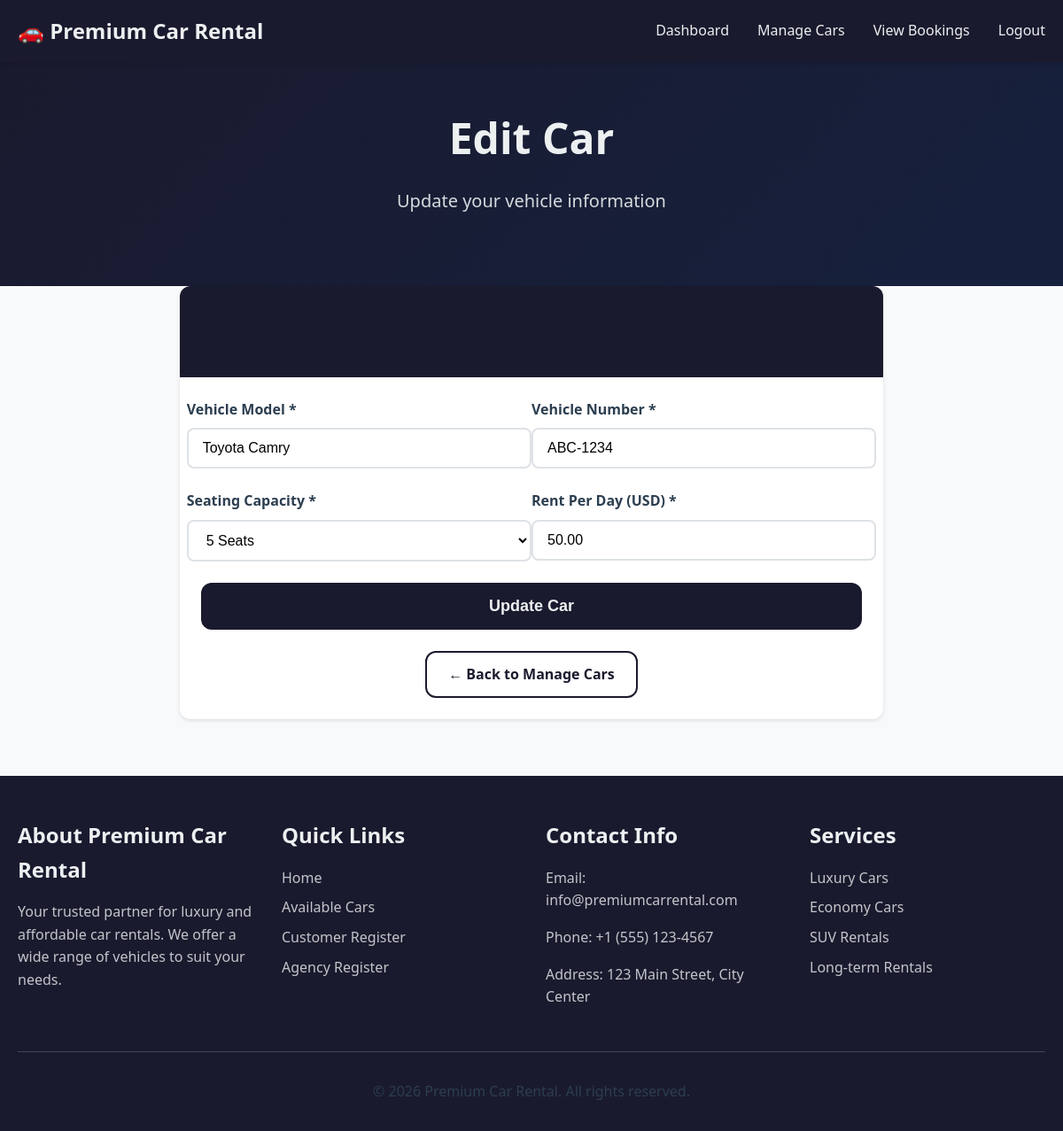
The page /views/auth/edit_car.php?id=1 (signed in) on the database its author committed.
### tables this page shows
CREATE TABLE IF NOT EXISTS cars (
    id INT AUTO_INCREMENT PRIMARY KEY,
    agency_id INT NOT NULL,
    vehicle_model VARCHAR(255) NOT NULL,
    vehicle_number VARCHAR(50) NOT NULL UNIQUE,
    seating_capacity INT NOT NULL,
    rent_per_day DECIMAL(10,2) NOT NULL,
    car_image VARCHAR(255) DEFAULT NULL,
    created_at TIMESTAMP DEFAULT CURRENT_TIMESTAMP,
    updated_at TIMESTAMP DEFAULT CURRENT_TIMESTAMP ON UPDATE CURRENT_TIMESTAMP,
    FOREIGN KEY (agency_id) REFERENCES users(id) ON DELETE CASCADE,
    INDEX idx_agency_id (agency_id),
    INDEX idx_vehicle_number (vehicle_number)
);

### models/Car.php (called while the page is built, shortened)
<?php
require_once '../config/database.php';
class Car {
    private $conn;
    private $table_name = "cars";
    public function __construct() {
        $database = new Database();
        $this->conn = $database->getConnection();
    }
    public function getCarById($id) {
        try {
            $query = "SELECT c.*, u.name as agency_name FROM " . $this->table_name . " c
                     LEFT JOIN users u ON c.agency_id = u.id
                     WHERE c.id = :id";
            $stmt = $this->conn->prepare($query);
            $stmt->bindParam(':id', $id);
            $stmt->execute();
            return $stmt->fetch(PDO::FETCH_ASSOC);
        } catch(PDOException $exception) {
            return false;
        }
    }
}
?>

### config/database.php (called while the page is built, shortened)
<?php
class Database {
    private $host = DB_HOST;
    private $db_name = DB_NAME;
    private $username = DB_USER;
    private $password = DB_PASS;
    public function getConnection() {
        $this->conn = null;
        try {
            $this->conn = new PDO("mysql:host=" . $this->host . ";dbname=" . $this->db_name, $this->username, $this->password);
            $this->conn->exec("set names utf8");
            $this->conn->setAttribute(PDO::ATTR_ERRMODE, PDO::ERRMODE_EXCEPTION);
        } catch(PDOException $exception) {
            echo "Connection error: " . $exception->getMessage();
        }
        return $this->conn;
    }
}
?>

### models/User.php (called while the page is built, shortened)
<?php
require_once '../config/database.php';
class User {
    public function __construct() {
        $database = new Database();
    }
}
?>

### controllers/CarController.php (called while the page is built, shortened)
<?php
require_once '../models/Car.php';
class CarController {
    private $car;
    public function __construct() {
        $this->car = new Car();
    }
    public function getCar($car_id) {
        return $this->car->getCarById($car_id);
    }
}
?>

### views/auth/edit_car.php (the view, shortened to what this page needs)
<?php
require_once '../controllers/CarController.php';
$carController = new CarController();
$car_id = $_GET['id'] ?? '';
$car = $carController->getCar($car_id);
?>
<section class="hero" style="padding: 3rem 0;">
    <div class="container">
        <h1>Edit Car</h1>
        <p>Update your vehicle information</p>
    </div>
</section>
<section class="mb-4">
    <div class="container">
        <div class="row">
            <div class="col-md-8" style="margin: 0 auto;">
                <div class="card">
                    <div class="card-header">
                        <h3>Edit Car Details</h3>
                    </div>
                    <div class="card-body">
                        <form method="POST" data-validate>
                            <div class="row">
                                <div class="col-md-6">
                                    <div class="form-group">
                                        <label for="vehicle_model" class="form-label">Vehicle Model *</label>
                                        <input type="text" id="vehicle_model" name="vehicle_model" class="form-control"
                                               value="<?= htmlspecialchars($car['vehicle_model']) ?>"
                                               required placeholder="e.g., Toyota Camry">
                                    </div>
                                </div>
                                <div class="col-md-6">
                                    <div class="form-group">
                                        <label for="vehicle_number" class="form-label">Vehicle Number *</label>
                                        <input type="text" id="vehicle_number" name="vehicle_number" class="form-control"
                                               value="<?= htmlspecialchars($car['vehicle_number']) ?>"
                                               required placeholder="e.g., ABC-1234"
                                               pattern="[A-Za-z]{2,3}-[0-9]{4}"
                                               title="Format: ABC-1234">
                                    </div>
                                </div>
                            </div>
                            <div class="row">
                                <div class="col-md-6">
                                    <div class="form-group">
                                        <label for="seating_capacity" class="form-label">Seating Capacity *</label>
                                        <select id="seating_capacity" name="seating_capacity" class="form-select" required>
                                            <?php for ($i = 1; $i <= 10; $i++): ?>
                                                <option value="<?= $i ?>" <?= $car['seating_capacity'] == $i ? 'selected' : '' ?>><?= $i ?> Seats</option>
                                            <?php endfor; ?>
                                        </select>
                                    </div>
                                </div>
                                <div class="col-md-6">
                                    <div class="form-group">
                                        <label for="rent_per_day" class="form-label">Rent Per Day (USD) *</label>
                                        <input type="number" id="rent_per_day" name="rent_per_day" class="form-control"
                                               value="<?= htmlspecialchars($car['rent_per_day']) ?>"
                                               required placeholder="e.g., 50.00" min="0.01" step="0.01">
                                    </div>
                                </div>
                            </div>
                            <div class="form-group">
                                <button type="submit" class="btn btn-primary btn-lg" style="width: 100%;">
                                    Update Car
                                </button>
                            </div>
                        </form>
                        <div class="text-center mt-3">
                            <a href="manage_cars.php" class="btn btn-outline">← Back to Manage Cars</a>
                        </div>
                    </div>
                </div>
            </div>
        </div>
    </div>
</section>
<?php
require_once '../views/layouts/main.php';
?>

### assets/css/style.css (style rules this page uses)
:root { --primary-color: #1a1a2e; --secondary-color: #16213e; --accent-color: #f39c12; --accent-hover: #e67e22; --text-light: #ecf0f1; --text-dark: #2c3e50; --bg-light: #f8f9fa; --bg-white: #ffffff; --border-color: #dee2e6; --shadow-sm: 0 2px 4px rgba(0,0,0,0.1); --shadow-md: 0 4px 6px rgba(0,0,0,0.1); --shadow-lg: 0 10px 25px rgba(0,0,0,0.1); --border-radius: 12px; }
* { margin: 0; padding: 0; box-sizing: border-box; }
body { font-family: 'Segoe UI', Tahoma, Geneva, Verdana, sans-serif; line-height: 1.6; color: var(--text-dark); background-color: var(--bg-light); }
.container { max-width: 1200px; margin: 0 auto; padding: 0 20px; }
h1, h2, h3, h4, h5, h6 { font-weight: 700; margin-bottom: 1rem; color: var(--primary-color); }
h1 { font-size: 2.5rem; }
h3 { font-size: 1.5rem; }
p { margin-bottom: 1rem; color: var(--text-dark); }
a { text-decoration: none; color: var(--primary-color); transition: color 0.3s ease; }
.btn { display: inline-block; padding: 12px 24px; border: none; border-radius: 8px; font-size: 1rem; font-weight: 600; text-align: center; cursor: pointer; transition: all 0.3s ease; text-decoration: none; border-radius: var(--border-radius); }
.btn-primary { background-color: var(--primary-color); color: var(--text-light); }
.btn-outline { background-color: transparent; color: var(--primary-color); border: 2px solid var(--primary-color); }
.btn-lg { padding: 16px 32px; font-size: 1.125rem; }
.form-group { margin-bottom: 1.5rem; }
.form-label { display: block; margin-bottom: 0.5rem; font-weight: 600; color: var(--text-dark); }
.form-control { width: 100%; padding: 12px 16px; border: 2px solid var(--border-color); border-radius: 8px; font-size: 1rem; transition: border-color 0.3s ease, box-shadow 0.3s ease; }
.form-select { width: 100%; padding: 12px 16px; border: 2px solid var(--border-color); border-radius: 8px; font-size: 1rem; background-color: var(--bg-white); cursor: pointer; }
.card { background-color: var(--bg-white); border-radius: var(--border-radius); box-shadow: var(--shadow-sm); overflow: hidden; transition: transform 0.3s ease, box-shadow 0.3s ease; }
.card-header { padding: 1.5rem; background-color: var(--primary-color); color: var(--text-light); }
.card-body { padding: 1.5rem; }
.hero { background: linear-gradient(135deg, var(--primary-color), var(--secondary-color)); color: var(--text-light); padding: 6rem 0; text-align: center; }
.hero h1 { color: var(--text-light); font-size: 3rem; margin-bottom: 1rem; }
.hero p { font-size: 1.25rem; color: rgba(236, 240, 241, 0.9); margin-bottom: 2rem; }
.row { display: flex; flex-wrap: wrap; margin: 0 -1rem; }
.col-md-6 { flex: 0 0 50%; max-width: 50%; }
.col-md-8 { flex: 0 0 66.666667%; max-width: 66.666667%; }
.text-center { text-align: center; }
.mb-4 { margin-bottom: 2rem; }
.mt-3 { margin-top: 1.5rem; }

### rows shown on the page
cars: vehicle_model "Toyota Camry", vehicle_number "ABC-1234", seating_capacity "5 Seats", rent_per_day "50.00"
